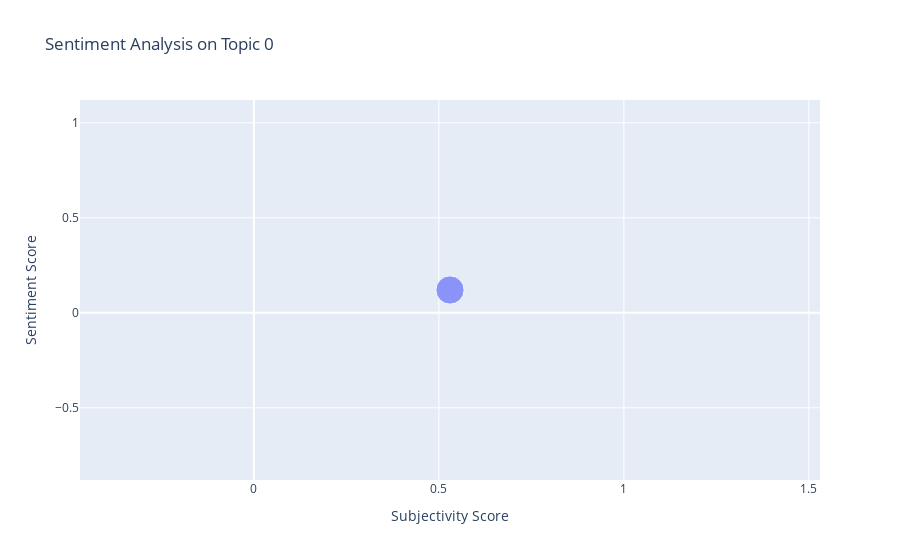
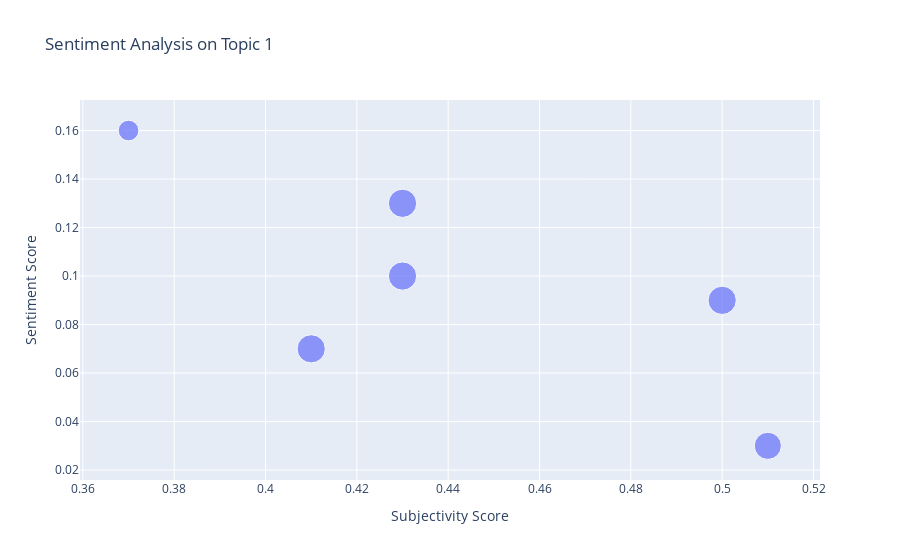
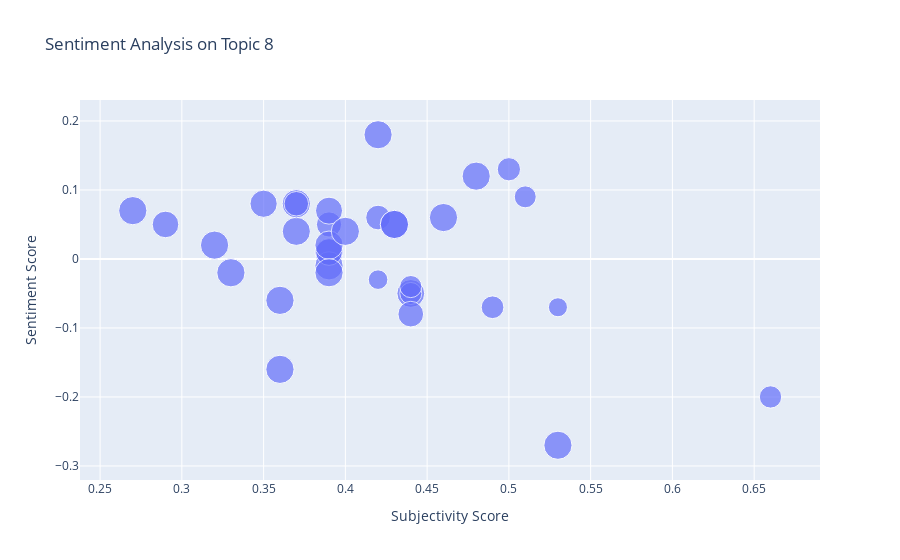

These figures' notebook cell, in order:
### Markdown cell above
Will iterate through our list_of_topics_to_visualize and will make a graph for each topic number in that list.

### Code cell
# Using our list_of_topics_to_visualize list in the customizable settings, 
# produce a graph for each topic
for topic in list_of_topics_to_visualize:
    visualize_single_topic_subjectivity_vs_sentiment(df, topic)

### Figure 1 — Plotly figure (JSON) as saved in the notebook; plotly's stock layout.template omitted (floating-point values rounded to 4 significant figures)
{"data": [{"hovertemplate": "<b>%{hovertext}</b><br><br>Subjectivity Score=%{x}<br>Sentiment Score=%{y}<br>Main Topic Score=%{marker.size}<extra></extra>", "hovertext": ["www.newsbreakapp.com"], "legendgroup": "", "marker": {"color": "#636efa", "size": [0.762], "sizemode": "area", "sizeref": 0.001905, "symbol": "circle"}, "mode": "markers", "name": "", "orientation": "v", "showlegend": false, "type": "scatter", "x": [0.53], "xaxis": "x", "y": [0.12], "yaxis": "y"}], "layout": {"legend": {"itemsizing": "constant", "tracegroupgap": 0}, "title": {"text": "Sentiment Analysis on Topic 0"}, "xaxis": {"anchor": "y", "domain": [0, 1], "title": {"text": "Subjectivity Score"}}, "yaxis": {"anchor": "x", "domain": [0, 1], "title": {"text": "Sentiment Score"}}}}

### Figure 2 — Plotly figure (JSON) as saved in the notebook; plotly's stock layout.template omitted (floating-point values rounded to 4 significant figures)
{"data": [{"hovertemplate": "<b>%{hovertext}</b><br><br>Subjectivity Score=%{x}<br>Sentiment Score=%{y}<br>Main Topic Score=%{marker.size}<extra></extra>", "hovertext": ["time.com", "seekingalpha.com", "tinyurl.com", "meaww.com", "go.shr.lc", "punchbowl.news"], "legendgroup": "", "marker": {"color": "#636efa", "size": [0.9968, 0.9992, 0.9193, 0.5327, 0.9982, 0.9946], "sizemode": "area", "sizeref": 0.002498, "symbol": "circle"}, "mode": "markers", "name": "", "orientation": "v", "showlegend": false, "type": "scatter", "x": [0.43, 0.43, 0.51, 0.37, 0.5, 0.41], "xaxis": "x", "y": [0.1, 0.13, 0.03, 0.16, 0.09, 0.07], "yaxis": "y"}], "layout": {"legend": {"itemsizing": "constant", "tracegroupgap": 0}, "title": {"text": "Sentiment Analysis on Topic 1"}, "xaxis": {"anchor": "y", "domain": [0, 1], "title": {"text": "Subjectivity Score"}}, "yaxis": {"anchor": "x", "domain": [0, 1], "title": {"text": "Sentiment Score"}}}}

### Figure 3 — Plotly figure (JSON) as saved in the notebook; plotly's stock layout.template omitted (floating-point values rounded to 4 significant figures)
{"data": [{"hovertemplate": "<b>%{hovertext}</b><br><br>Subjectivity Score=%{x}<br>Sentiment Score=%{y}<br>Main Topic Score=%{marker.size}<extra></extra>", "hovertext": ["www.theepochtimes.com", "dlvr.it", "ca.news.yahoo.com", "www.newsbreakapp.com", "www.kosu.org", "flip.it", "theshahab.com", "trib.al", "l.smartnews.com", "share.newsbreak.com", "nbcnews.to", "wapo.st", "bismarcktribune.com", "www.nbcnews.com", "www.theepochtimes.com", "www.nbcnews.com", "www.audacy.com", "rollingstone.com", "www.independent.co.uk", "www.ncronline.org", "dlvr.it", "www.thenewcivilrightsmovement.com", "ift.tt", "www.independent.co.uk", "crooksandliars.com", "flip.it", "buff.ly", "NBC11NEWS.com", "www.newsmax.com", "www.courttv.com", "www.msnbc.com", "www.dailymail.co.uk", "news.yahoo.com", "www.latimes.com", "www.newsnationnow.com"], "legendgroup": "", "marker": {"color": "#636efa", "size": [0.9966, 0.991, 0.7609, 0.9949, 0.9953, 0.7929, 0.997, 0.4794, 0.9943, 0.9124, 0.9959, 0.6768, 0.9889, 0.9978, 0.9965, 0.9949, 0.9613, 0.8894, 0.6053, 0.6018, 0.9972, 0.9955, 0.8846, 0.4535, 0.6228, 0.9976, 0.7519, 0.6132, 0.991, 0.8225, 0.6441, 0.9281, 0.9947, 0.9985, 0.9938], "sizemode": "area", "sizeref": 0.002496, "symbol": "circle"}, "mode": "markers", "name": "", "orientation": "v", "showlegend": false, "type": "scatter", "x": [0.33, 0.42, 0.42, 0.39, 0.32, 0.39, 0.27, 0.42, 0.48, 0.39, 0.39, 0.5, 0.37, 0.36, 0.43, 0.46, 0.44, 0.39, 0.44, 0.51, 0.39, 0.39, 0.29, 0.53, 0.66, 0.37, 0.37, 0.44, 0.53, 0.44, 0.49, 0.35, 0.36, 0.43, 0.4], "xaxis": "x", "y": [-0.02, 0.18, 0.06, 0.01, 0.02, 0.05, 0.07, -0.03, 0.12, 0.07, -0.01, 0.13, 0.04, -0.06, 0.05, 0.06, -0.05, 0.01, -0.05, 0.09, 0.02, -0.02, 0.05, -0.07, -0.2, 0.08, 0.08, -0.04, -0.27, -0.08, -0.07, 0.08, -0.16, 0.05, 0.04], "yaxis": "y"}], "layout": {"legend": {"itemsizing": "constant", "tracegroupgap": 0}, "title": {"text": "Sentiment Analysis on Topic 8"}, "xaxis": {"anchor": "y", "domain": [0, 1], "title": {"text": "Subjectivity Score"}}, "yaxis": {"anchor": "x", "domain": [0, 1], "title": {"text": "Sentiment Score"}}}}
